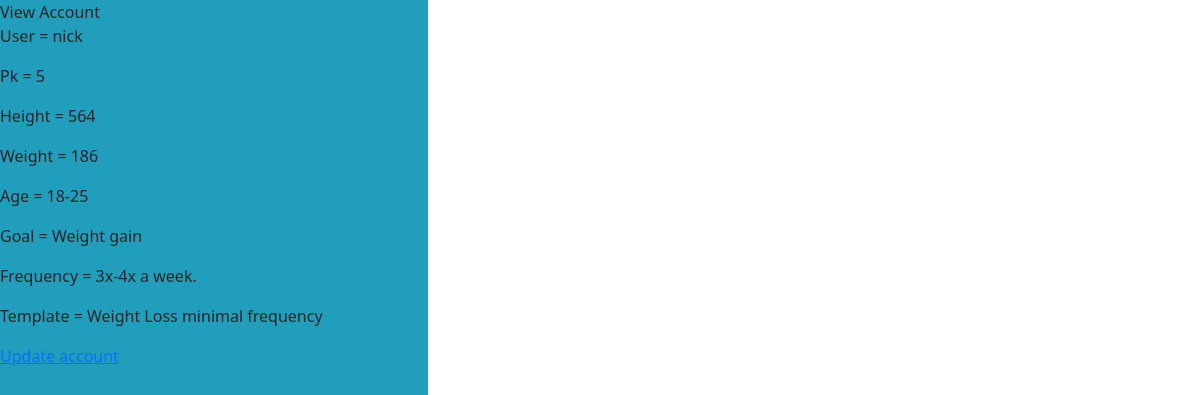
Screenshot of /account/ (signed in) with the database file from the repository.
### users/models.py (models this page shows, shortened)
class FitnessUser(AbstractUser):
    first_name = models.CharField(max_length=30)
    last_name = models.CharField(max_length=30)
    age_category = models.ForeignKey(
        AgeGroup,
        on_delete=models.CASCADE,
        blank=True,
        null=True
    )
    goal = models.IntegerField(default=1 ,choices=Purpose.choices)
    weight = models.CharField(max_length=30)
    height = models.CharField(max_length=30)
    gender = models.ForeignKey(
        Gender,
        on_delete=models.CASCADE,
        blank=True,
        null=True
    )
    exercise_frequency = models.IntegerField(default=1 ,choices=Frequency.choices)
    template_id = models.ForeignKey(
        Workout_template,
        on_delete=models.CASCADE,
        blank=True,
        null=True
        )

class AgeGroup(models.Model):
    name = models.CharField(max_length=128)
    def __str__(self):
        return self.name

### workout/models.py (models this page shows, shortened)
class Workout_template(models.Model):
    name = models.CharField(max_length=128, default='test template')
    goal = models.IntegerField(default=2, choices=Purpose.choices)
    frequency = models.IntegerField(default=1, choices=Frequency.choices)
    weeks = models.ManyToManyField(Week)
    completed_status = models.BooleanField(default=False)
    def __str__(self):
        return self.name

### users/views.py (the view)
# urls.py: path('account/', AccountTemplateView.as_view(), name='account'),
class AccountTemplateView(LoginRequiredMixin, TemplateView):
    model = FitnessUser
    template_name = "users/view_account.html"
    def get_context_data(self, **kwargs):
        user = FitnessUser.objects.get(username=self.request.user)
        return super().get_context_data(**kwargs)

### templates/users/view_account.html (shortened to what this page needs)
{% extends 'base.html' %}
{% block content %}
View Account
{% if request.user.is_authenticated %}
    <p>User = {{ request.user }}</p>
    <p>Pk = {{ request.user.pk }}</p>
    <p>Height = {{ request.user.height }}</p>
    <p>Weight = {{ request.user.weight }}</p>
    <p>Age = {{ request.user.age_category }}</p>
    <p>Goal = {{ request.user.get_goal_display }}</p>
    <p>Frequency = {{ request.user.get_exercise_frequency_display }}</p>
    <p>Template = {{ request.user.template_id }}</p>
    <a href="update/{{request.user.pk}}/">Update account</a>
{% endif %}
{% endblock content %}

### static/css/base.css (style rules this page uses)
* { max-width: 428px; max-height: 926px; }
::placeholder { color: #FFB703; }

### rows the page displays
FitnessUser: user "nick", user.pk "5", user.height "564", user.weight "186", user.age_category "18-25", user.goal "Weight gain", user.exercise_frequency "3x-4x a week.", user.template_id "Weight Loss minimal frequency"
